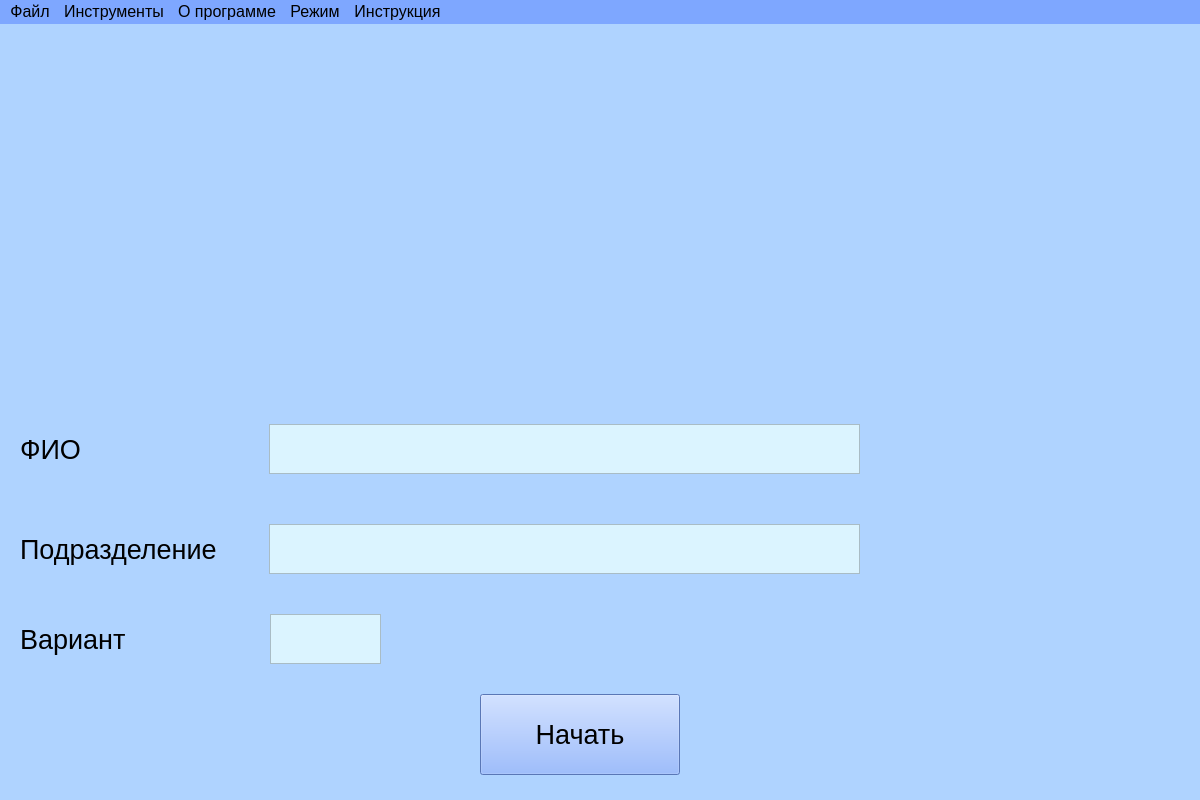
<?xml version="1.0" encoding="UTF-8"?>
<ui version="4.0">
 <class>MainWindow</class>
 <widget class="QMainWindow" name="MainWindow">
  <property name="geometry">
   <rect>
    <x>0</x>
    <y>0</y>
    <width>1200</width>
    <height>800</height>
   </rect>
  </property>
  <property name="minimumSize">
   <size>
    <width>1200</width>
    <height>800</height>
   </size>
  </property>
  <property name="maximumSize">
   <size>
    <width>1200</width>
    <height>800</height>
   </size>
  </property>
  <property name="font">
   <font>
    <pointsize>12</pointsize>
   </font>
  </property>
  <property name="windowTitle">
   <string>MainWindow</string>
  </property>
  <property name="styleSheet">
   <string notr="true">background-color: rgb(126, 167, 255);</string>
  </property>
  <widget class="QWidget" name="centralwidget">
   <property name="styleSheet">
    <string notr="true">background-color: rgb(175, 211, 255);</string>
   </property>
   <widget class="QTextEdit" name="input_name">
    <property name="geometry">
     <rect>
      <x>269</x>
      <y>400</y>
      <width>591</width>
      <height>50</height>
     </rect>
    </property>
    <property name="font">
     <font>
      <pointsize>14</pointsize>
     </font>
    </property>
    <property name="styleSheet">
     <string notr="true">background-color: rgb(219, 244, 255);</string>
    </property>
   </widget>
   <widget class="QTextEdit" name="input_group">
    <property name="geometry">
     <rect>
      <x>269</x>
      <y>500</y>
      <width>591</width>
      <height>50</height>
     </rect>
    </property>
    <property name="font">
     <font>
      <pointsize>14</pointsize>
     </font>
    </property>
    <property name="styleSheet">
     <string notr="true">background-color: rgb(219, 244, 255);</string>
    </property>
   </widget>
   <widget class="QLabel" name="name_label">
    <property name="geometry">
     <rect>
      <x>20</x>
      <y>400</y>
      <width>71</width>
      <height>50</height>
     </rect>
    </property>
    <property name="font">
     <font>
      <pointsize>20</pointsize>
     </font>
    </property>
    <property name="text">
     <string>ФИО</string>
    </property>
   </widget>
   <widget class="QLabel" name="group_label">
    <property name="geometry">
     <rect>
      <x>20</x>
      <y>500</y>
      <width>241</width>
      <height>50</height>
     </rect>
    </property>
    <property name="font">
     <font>
      <pointsize>20</pointsize>
     </font>
    </property>
    <property name="text">
     <string>Подразделение</string>
    </property>
   </widget>
   <widget class="QPushButton" name="button_start">
    <property name="geometry">
     <rect>
      <x>480</x>
      <y>670</y>
      <width>200</width>
      <height>81</height>
     </rect>
    </property>
    <property name="font">
     <font>
      <pointsize>20</pointsize>
     </font>
    </property>
    <property name="styleSheet">
     <string notr="true">background-color: rgb(126, 167, 255);</string>
    </property>
    <property name="text">
     <string>Начать</string>
    </property>
   </widget>
   <widget class="QLabel" name="variant_label">
    <property name="geometry">
     <rect>
      <x>20</x>
      <y>590</y>
      <width>141</width>
      <height>50</height>
     </rect>
    </property>
    <property name="font">
     <font>
      <pointsize>20</pointsize>
     </font>
    </property>
    <property name="text">
     <string>Вариант</string>
    </property>
   </widget>
   <widget class="QTextEdit" name="input_variant">
    <property name="geometry">
     <rect>
      <x>270</x>
      <y>590</y>
      <width>111</width>
      <height>50</height>
     </rect>
    </property>
    <property name="font">
     <font>
      <pointsize>14</pointsize>
     </font>
    </property>
    <property name="styleSheet">
     <string notr="true">background-color: rgb(219, 244, 255);</string>
    </property>
   </widget>
  </widget>
  <widget class="QMenuBar" name="menubar">
   <property name="geometry">
    <rect>
     <x>0</x>
     <y>0</y>
     <width>1200</width>
     <height>34</height>
    </rect>
   </property>
   <property name="font">
    <font>
     <pointsize>12</pointsize>
    </font>
   </property>
   <property name="nativeMenuBar">
    <bool>true</bool>
   </property>
   <widget class="QMenu" name="menu_file">
    <property name="font">
     <font>
      <pointsize>12</pointsize>
     </font>
    </property>
    <property name="title">
     <string>Файл</string>
    </property>
    <widget class="QMenu" name="menu_save_as">
     <property name="font">
      <font>
       <pointsize>12</pointsize>
      </font>
     </property>
     <property name="title">
      <string>Преобразовать отчёт</string>
     </property>
     <addaction name="action_save_as_docx"/>
     <addaction name="separator"/>
     <addaction name="action_save_as_pdf"/>
    </widget>
    <addaction name="action_report_print"/>
    <addaction name="separator"/>
    <addaction name="action_save_report"/>
    <addaction name="separator"/>
    <addaction name="action_watch_report"/>
    <addaction name="separator"/>
    <addaction name="action_delete_report"/>
    <addaction name="separator"/>
    <addaction name="menu_save_as"/>
    <addaction name="separator"/>
    <addaction name="action_import_report"/>
   </widget>
   <widget class="QMenu" name="menu_tools">
    <property name="font">
     <font>
      <pointsize>12</pointsize>
     </font>
    </property>
    <property name="title">
     <string>Инструменты</string>
    </property>
    <addaction name="call_calc"/>
    <addaction name="separator"/>
    <addaction name="call_notepad"/>
   </widget>
   <widget class="QMenu" name="info">
    <property name="font">
     <font>
      <pointsize>12</pointsize>
     </font>
    </property>
    <property name="title">
     <string>О программе</string>
    </property>
    <widget class="QMenu" name="menu">
     <property name="title">
      <string>Версия программы</string>
     </property>
     <addaction name="action1_0"/>
    </widget>
    <addaction name="about_developers"/>
    <addaction name="separator"/>
    <addaction name="menu"/>
   </widget>
   <widget class="QMenu" name="mode">
    <property name="font">
     <font>
      <pointsize>12</pointsize>
     </font>
    </property>
    <property name="title">
     <string>Режим</string>
    </property>
    <addaction name="teacher"/>
    <addaction name="separator"/>
    <addaction name="student"/>
   </widget>
   <widget class="QMenu" name="help">
    <property name="title">
     <string>Инструкция</string>
    </property>
    <addaction name="help_teacher"/>
    <addaction name="separator"/>
    <addaction name="help_student"/>
   </widget>
   <addaction name="menu_file"/>
   <addaction name="menu_tools"/>
   <addaction name="info"/>
   <addaction name="mode"/>
   <addaction name="help"/>
  </widget>
  <action name="call_calc">
   <property name="text">
    <string>Калькулятор</string>
   </property>
   <property name="font">
    <font>
     <pointsize>12</pointsize>
    </font>
   </property>
  </action>
  <action name="action_save">
   <property name="text">
    <string>сохранить</string>
   </property>
  </action>
  <action name="action_watch_report">
   <property name="text">
    <string>Просмотреть отчёт</string>
   </property>
  </action>
  <action name="action_print_report">
   <property name="text">
    <string>Печать</string>
   </property>
  </action>
  <action name="call_notepad">
   <property name="text">
    <string>Блокнот</string>
   </property>
   <property name="font">
    <font>
     <pointsize>12</pointsize>
    </font>
   </property>
  </action>
  <action name="about_developers">
   <property name="text">
    <string>Разработчики</string>
   </property>
   <property name="font">
    <font>
     <pointsize>12</pointsize>
    </font>
   </property>
  </action>
  <action name="teacher">
   <property name="text">
    <string>Преподаватель</string>
   </property>
   <property name="font">
    <font>
     <pointsize>12</pointsize>
    </font>
   </property>
  </action>
  <action name="student">
   <property name="text">
    <string>Студент</string>
   </property>
   <property name="font">
    <font>
     <pointsize>12</pointsize>
    </font>
   </property>
  </action>
  <action name="action_delete_report">
   <property name="text">
    <string>Удалить отчёт</string>
   </property>
  </action>
  <action name="action_save_as_docx">
   <property name="text">
    <string>doc</string>
   </property>
  </action>
  <action name="action_save_as_pdf">
   <property name="text">
    <string>pdf</string>
   </property>
  </action>
  <action name="action_save_report">
   <property name="text">
    <string>Сохранить отчёт</string>
   </property>
  </action>
  <action name="action_import_report">
   <property name="text">
    <string>Импорт отчёта</string>
   </property>
  </action>
  <action name="action_print_as_pdf">
   <property name="text">
    <string>pdf</string>
   </property>
   <property name="font">
    <font>
     <pointsize>12</pointsize>
    </font>
   </property>
  </action>
  <action name="action_print_as_docx">
   <property name="text">
    <string>docx</string>
   </property>
   <property name="font">
    <font>
     <pointsize>12</pointsize>
    </font>
   </property>
  </action>
  <action name="action_report_print">
   <property name="text">
    <string>Печать отчёта</string>
   </property>
  </action>
  <action name="action1_0">
   <property name="text">
    <string>1.0</string>
   </property>
  </action>
  <action name="help_teacher">
   <property name="text">
    <string>Преподавателю</string>
   </property>
   <property name="font">
    <font>
     <pointsize>12</pointsize>
    </font>
   </property>
  </action>
  <action name="help_student">
   <property name="text">
    <string>Студенту</string>
   </property>
   <property name="font">
    <font>
     <pointsize>12</pointsize>
    </font>
   </property>
  </action>
 </widget>
 <resources/>
 <connections/>
</ui>
